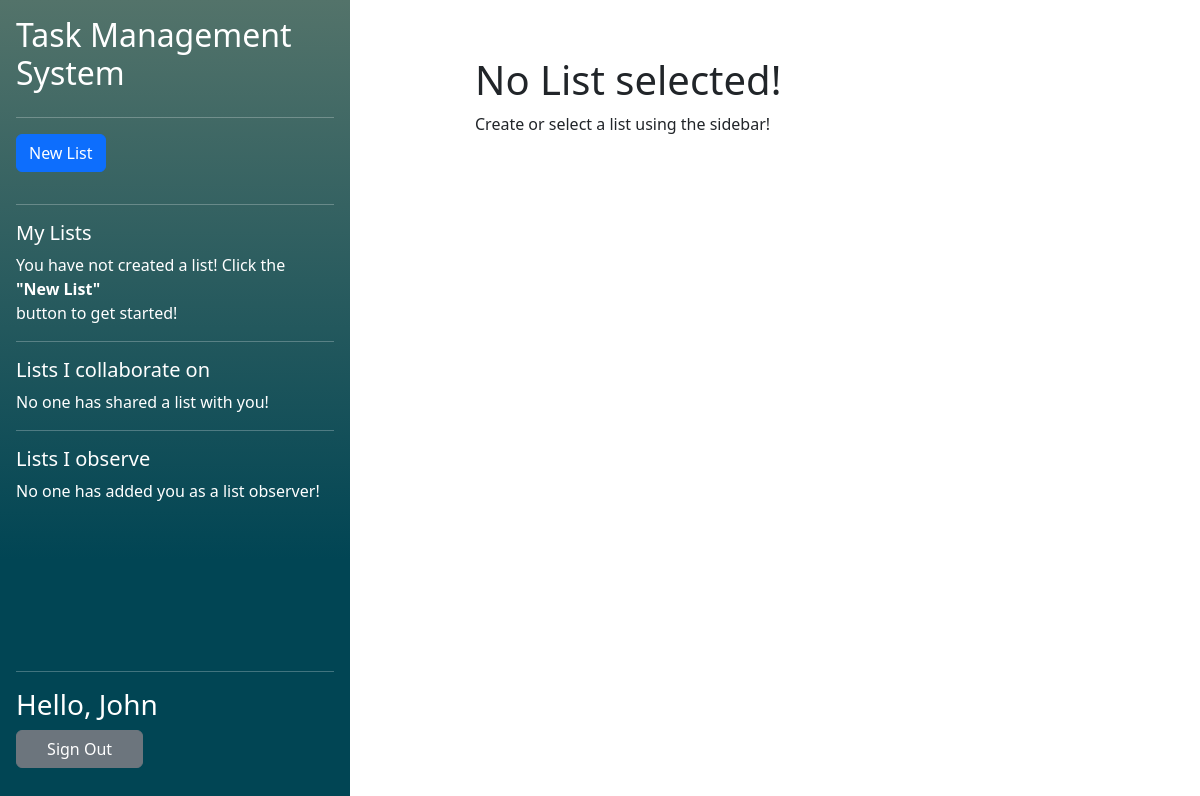
The page /php/index.php (signed in) on the database as committed earlier.
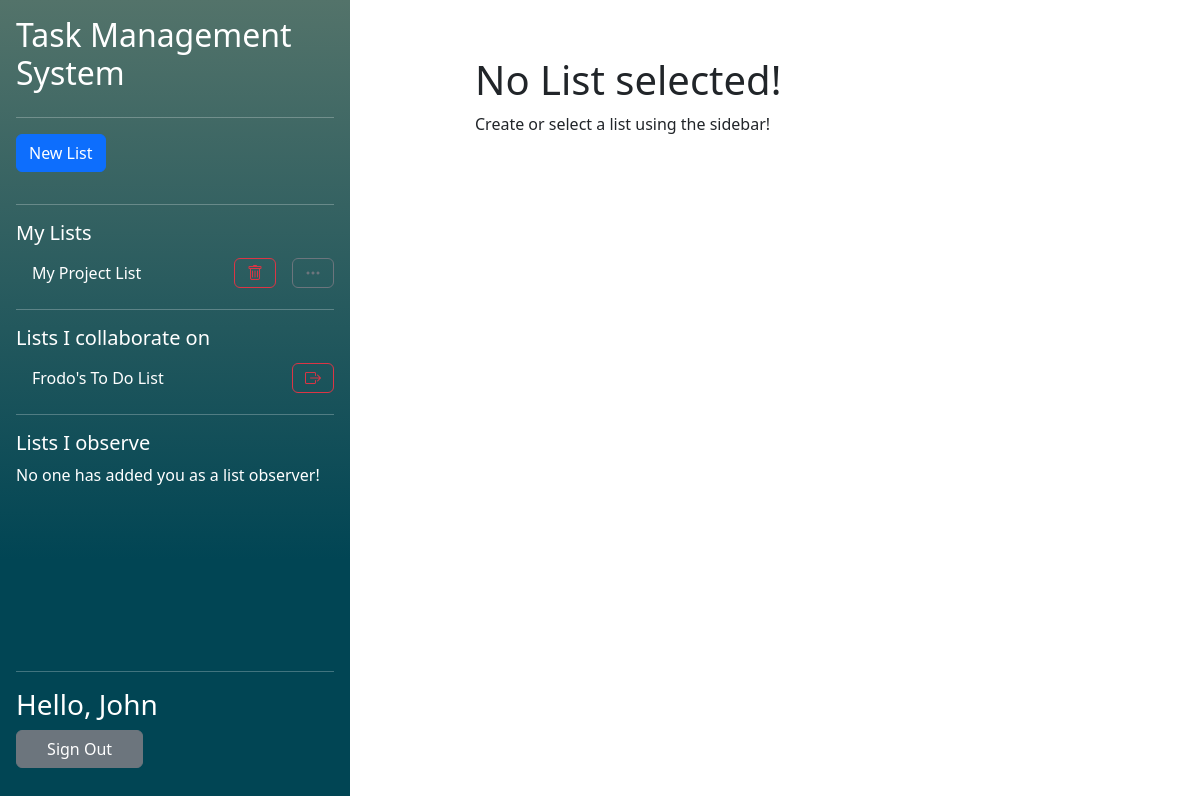
The same page on the database as committed later.
### tables this page shows
CREATE TABLE "Users" (
	"user_id"	INTEGER NOT NULL,
	"user_name"	TEXT NOT NULL UNIQUE,
	"email"	TEXT NOT NULL UNIQUE,
	"password_hash"	TEXT NOT NULL,
	"first_name"	TEXT NOT NULL,
	"last_name"	TEXT NOT NULL,
	PRIMARY KEY("user_id")
);

CREATE TABLE "UserLists" (
	"user_id"	TEXT,
	"list_id"	TEXT,
	"collaborator"	INTEGER,
	"observer"	INTEGER,
	PRIMARY KEY("user_id","list_id"),
	FOREIGN KEY("user_id") REFERENCES "Users"("user_id") ON DELETE CASCADE ON UPDATE CASCADE,
	FOREIGN KEY("list_id") REFERENCES "Lists"("list_id") ON DELETE CASCADE ON UPDATE CASCADE
);

CREATE TABLE "Lists"
(
    list_id        INTEGER not null
        primary key autoincrement,
    list_name      TEXT    not null,
    list_completed REAL    not null
);

### php/functions/DatabaseFunctions.php (called while the page is built, shortened)
<?php
function getUIDFromCreds(){
    $db = new SQLite3("../db/database.db");
    $SQL = "SELECT user_id FROM Users WHERE password_hash = :creds";
    $stmt = $db->prepare($SQL);
    $stmt->bindValue(":creds", $_SESSION['credentials'], SQLITE3_TEXT);
    $result = $stmt->execute();
    while($row = $result->fetchArray()){
        $resultArray [] = $row;
    }
    return $resultArray[0]['user_id'];
}
function getOwnedListsForCurrentUser(){
    $uid = getUIDFromCreds();
    $db = new SQLite3("../db/database.db");
    $SQL = "SELECT list_id FROM  UserLists WHERE user_id = :uid AND collaborator = 0 AND observer = 0";
    $stmt = $db->prepare($SQL);
    $stmt->bindValue(":uid", $uid, SQLITE3_TEXT);
    $result = $stmt->execute();
    while($row = $result->fetchArray()){
        $resultArray [] = $row;
    }
    if (!isset($resultArray)){
        return null;
    }
    return $resultArray;
}
function getCollabListsForCurrentUser(){
    $uid = getUIDFromCreds();
    $db = new SQLite3("../db/database.db");
    $SQL = "SELECT list_id FROM  UserLists WHERE user_id = :uid AND collaborator = 1 AND observer = 0";
    $stmt = $db->prepare($SQL);
    $stmt->bindValue(":uid", $uid, SQLITE3_TEXT);
    $result = $stmt->execute();
    while($row = $result->fetchArray()){
        $resultArray [] = $row;
    }
    if (!isset($resultArray)){
        return null;
    }
    return $resultArray;
}
function getListNameFromID($listID){
    $db = new SQLite3("../db/database.db");
    $SQL = "SELECT list_name FROM Lists WHERE list_id = :lid";
    $stmt = $db->prepare($SQL);
    $stmt->bindValue(":lid", $listID, SQLITE3_TEXT);
    $result = $stmt->execute();
    while($row = $result->fetchArray()){
        $resultArray [] = $row;
    }
    if (!isset($resultArray)){
        return [[]];
    }
    return $resultArray;
}
function getFirstName(){
    $userid = getUIDFromCreds();
    $db = new SQLite3("../db/database.db");
    $SQL = "SELECT first_name FROM Users WHERE user_id = :userid";
    $stmt = $db->prepare($SQL);
    $stmt->bindValue(":userid", $userid, SQLITE3_TEXT);
    $result = $stmt->execute();
    while($row = $result->fetchArray()){
        $resultArray [] = $row;
    }
    return $resultArray[0]['first_name'];
}
?>

### php/index.php (the view, shortened to what the rows shown need)
<?php
    require ('functions/DatabaseFunctions.php');
    $name = getFirstName();
?>
<?php require "../css/css.php"?>
<?php require "components/pagetop.php"?>
<main class="d-flex flex-nowrap h-100">
    <div class="d-flex flex-column flex-shrink-0 p-3 background align-items-stretch h-100" style="width: 350px">
        <h2>Task Management System</h2>
        <?php require 'components/ListList.php'?>
        <div class="mt-auto">
            <hr/>
            <h3>Hello, <?php echo $name?></h3>
            <form class="d-flex flex-row mb-3 justify-content-between" method="post" action="accountOptions.php">
                <button class="btn btn-secondary" style="width: 40%" type="submit" name="signOut" value="signOut">Sign Out</button>
            </form>
        </div>
    </div>
    <div class="mx-auto w-50 m-5">
        <?php require 'components/TaskList.php'?>
    </div>
</main>

### php/components/ListList.php (shortened to what the rows shown need)
<?php $ListIDInURL = isset($_GET['listid']) ? $_GET['listid'] : false;?>
<ul class="nav nav-pills flex-column mb-auto overflow-y-auto">
    <?php
    if (getOwnedListsForCurrentUser() != null):
        foreach (getOwnedListsForCurrentUser() as $listID):
            if($listID[0] == $ListIDInURL):?>
                <li class="hstack gap-3 nav-link active text-white">
                    <div class="">
                        <?php echo getListNameFromID($listID[0])[0][0]?>
                    </div>
                    <button class="btn btn-danger ms-auto" onclick="location.href='listAction.php?action=delete&listid=<?php echo $ListIDInURL?>'"><i class="bi bi-trash"></i></button>
                    <button class="btn btn-secondary"  onclick="location.href='modifyList.php?listid=<?php echo $ListIDInURL?>'"><i class="bi bi-three-dots"></i></button>
                </li>
            <?php else:?>
                <li class="hstack gap-3">
                    <div class="nav-link text-white">
                        <a class="navbarList" href="<?php echo "index.php?listid=$listID[0]"?>">
                            <?php echo getListNameFromID($listID[0])[0][0]?>
                        </a>
                    </div>
                    <button class="btn btn-outline-danger ms-auto" onclick="location.href='listAction.php?action=delete&listid=<?php echo $ListIDInURL?>'"><i class="bi bi-trash"></i></button>
                    <button class="btn btn-outline-secondary" onclick="location.href='modifyList.php?listid=<?php echo $ListIDInURL?>'"><i class="bi bi-three-dots"></i></button>
                </li>
            <?php endif;?>
    <?php endforeach;
    else:?>
        You have not created a list! Click the <b>"New List"</b> button to get started!
    <?php endif;?>
    <?php
    if (getCollabListsForCurrentUser() != null):
        foreach (getCollabListsForCurrentUser() as $listID):
            if($listID[0] == $ListIDInURL):?>
                <li class="hstack gap-3 nav-link active text-white">
                    <div class="">
                        <?php echo getListNameFromID($listID[0])[0][0]?>
                    </div>
                    <button class="btn btn-danger ms-auto" onclick="location.href='listAction.php?action=leave&listid=<?php echo $ListIDInURL?>'"><i class="bi bi-box-arrow-right"></i></button>
                </li>
            <?php else:?>
                <li class="hstack gap-3">
                    <div class="nav-link text-white">
                        <a class="navbarList" href="<?php echo "index.php?listid=$listID[0]"?>">
                            <?php echo getListNameFromID($listID[0])[0][0]?>
                        </a>
                    </div>
                    <button class="btn btn-outline-danger ms-auto" onclick="location.href='listAction.php?action=leave&listid=<?php echo $ListIDInURL?>'"><i class="bi bi-box-arrow-right"></i></button>
                </li>
            <?php endif;?>
        <?php endforeach;
     else:?>
     No one has shared a list with you!
    <?php endif;?>
</ul>

Rows that differ between the two databases and show on the page:
added userlists: list.list_name "My Project List", shown under "My Lists"
added userlists: list.list_name "Frodo's To Do List", shown under "Lists I collaborate on"
Other text that changed with them:
text no longer shown: "You have not created a list! Click the \"New List\" button to get started! No one has shared a list with you!"
